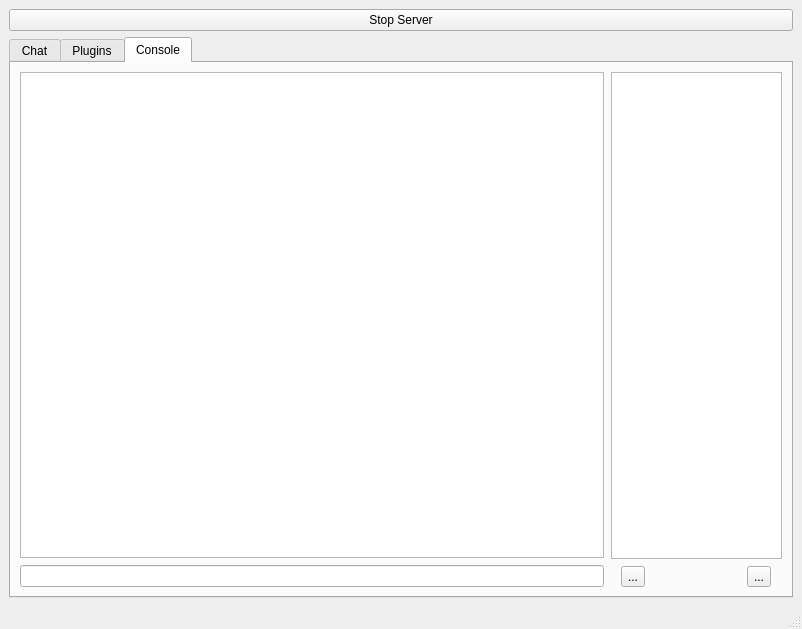
<?xml version="1.0" encoding="UTF-8"?>
<ui version="4.0">
 <class>MainWindow</class>
 <widget class="QMainWindow" name="MainWindow">
  <property name="geometry">
   <rect>
    <x>0</x>
    <y>0</y>
    <width>802</width>
    <height>629</height>
   </rect>
  </property>
  <property name="windowTitle">
   <string>MainWindow</string>
  </property>
  <widget class="QWidget" name="centralwidget">
   <layout class="QHBoxLayout" name="horizontalLayout">
    <item>
     <layout class="QGridLayout" name="gridLayout">
      <item row="1" column="0">
       <layout class="QVBoxLayout" name="verticalLayout_3">
        <item>
         <widget class="QTabWidget" name="tabWidgetChatConsole">
          <property name="enabled">
           <bool>true</bool>
          </property>
          <property name="layoutDirection">
           <enum>Qt::LeftToRight</enum>
          </property>
          <property name="autoFillBackground">
           <bool>false</bool>
          </property>
          <property name="tabPosition">
           <enum>QTabWidget::North</enum>
          </property>
          <property name="tabShape">
           <enum>QTabWidget::Rounded</enum>
          </property>
          <property name="currentIndex">
           <number>2</number>
          </property>
          <property name="tabsClosable">
           <bool>false</bool>
          </property>
          <widget class="QWidget" name="tabChat">
           <attribute name="icon">
            <iconset>
             <normaloff>../../../../../../../../Pictures/Chat.png</normaloff>../../../../../../../../Pictures/Chat.png</iconset>
           </attribute>
           <attribute name="title">
            <string>Chat</string>
           </attribute>
           <layout class="QHBoxLayout" name="horizontalLayout_2">
            <item>
             <widget class="QSplitter" name="splitter">
              <property name="orientation">
               <enum>Qt::Horizontal</enum>
              </property>
              <widget class="QWidget" name="">
               <layout class="QVBoxLayout" name="verticalLayout">
                <property name="spacing">
                 <number>7</number>
                </property>
                <item>
                 <widget class="QTreeWidget" name="treeWidgetChat">
                  <property name="focusPolicy">
                   <enum>Qt::NoFocus</enum>
                  </property>
                  <property name="showDropIndicator" stdset="0">
                   <bool>false</bool>
                  </property>
                  <property name="alternatingRowColors">
                   <bool>true</bool>
                  </property>
                  <property name="selectionMode">
                   <enum>QAbstractItemView::NoSelection</enum>
                  </property>
                  <property name="verticalScrollMode">
                   <enum>QAbstractItemView::ScrollPerPixel</enum>
                  </property>
                  <property name="indentation">
                   <number>10</number>
                  </property>
                  <property name="rootIsDecorated">
                   <bool>false</bool>
                  </property>
                  <property name="itemsExpandable">
                   <bool>false</bool>
                  </property>
                  <property name="animated">
                   <bool>true</bool>
                  </property>
                  <property name="wordWrap">
                   <bool>true</bool>
                  </property>
                  <attribute name="headerVisible">
                   <bool>false</bool>
                  </attribute>
                  <attribute name="headerVisible">
                   <bool>false</bool>
                  </attribute>
                  <column>
                   <property name="text">
                    <string>Player Chat</string>
                   </property>
                  </column>
                 </widget>
                </item>
                <item>
                 <widget class="QLineEdit" name="lineEditMessage"/>
                </item>
               </layout>
              </widget>
              <widget class="QTreeWidget" name="treeWidget">
               <property name="maximumSize">
                <size>
                 <width>191</width>
                 <height>16777215</height>
                </size>
               </property>
               <property name="baseSize">
                <size>
                 <width>0</width>
                 <height>0</height>
                </size>
               </property>
               <property name="focusPolicy">
                <enum>Qt::ClickFocus</enum>
               </property>
               <property name="verticalScrollMode">
                <enum>QAbstractItemView::ScrollPerPixel</enum>
               </property>
               <property name="indentation">
                <number>15</number>
               </property>
               <property name="sortingEnabled">
                <bool>false</bool>
               </property>
               <attribute name="headerVisible">
                <bool>false</bool>
               </attribute>
               <attribute name="headerVisible">
                <bool>false</bool>
               </attribute>
               <column>
                <property name="text">
                 <string notr="true">1</string>
                </property>
               </column>
              </widget>
             </widget>
            </item>
           </layout>
          </widget>
          <widget class="QWidget" name="tabPlugins">
           <attribute name="icon">
            <iconset>
             <normaloff>../../../../../../../../Pictures/plugins.png</normaloff>../../../../../../../../Pictures/plugins.png</iconset>
           </attribute>
           <attribute name="title">
            <string>Plugins</string>
           </attribute>
           <layout class="QHBoxLayout" name="horizontalLayout_3">
            <item>
             <widget class="QSplitter" name="splitter_2">
              <property name="orientation">
               <enum>Qt::Horizontal</enum>
              </property>
              <widget class="QTextBrowser" name="textBrowserPlugin"/>
              <widget class="QTreeWidget" name="treeWidgetPluginList">
               <property name="maximumSize">
                <size>
                 <width>191</width>
                 <height>16777215</height>
                </size>
               </property>
               <property name="verticalScrollMode">
                <enum>QAbstractItemView::ScrollPerPixel</enum>
               </property>
               <property name="indentation">
                <number>5</number>
               </property>
               <property name="rootIsDecorated">
                <bool>false</bool>
               </property>
               <property name="sortingEnabled">
                <bool>true</bool>
               </property>
               <property name="headerHidden">
                <bool>true</bool>
               </property>
               <attribute name="headerVisible">
                <bool>false</bool>
               </attribute>
               <attribute name="headerDefaultSectionSize">
                <number>20</number>
               </attribute>
               <attribute name="headerMinimumSectionSize">
                <number>20</number>
               </attribute>
               <attribute name="headerDefaultSectionSize">
                <number>20</number>
               </attribute>
               <attribute name="headerVisible">
                <bool>false</bool>
               </attribute>
               <attribute name="headerMinimumSectionSize">
                <number>20</number>
               </attribute>
               <column>
                <property name="text">
                 <string>checked</string>
                </property>
               </column>
               <column>
                <property name="text">
                 <string>name</string>
                </property>
               </column>
              </widget>
             </widget>
            </item>
           </layout>
          </widget>
          <widget class="QWidget" name="tabConsole">
           <attribute name="icon">
            <iconset>
             <normaloff>../../../../../../../../Pictures/console.png</normaloff>../../../../../../../../Pictures/console.png</iconset>
           </attribute>
           <attribute name="title">
            <string>Console</string>
           </attribute>
           <layout class="QHBoxLayout" name="horizontalLayout_6">
            <item>
             <layout class="QHBoxLayout" name="horizontalLayout_5">
              <property name="spacing">
               <number>7</number>
              </property>
              <item>
               <layout class="QVBoxLayout" name="verticalLayout_2">
                <property name="spacing">
                 <number>7</number>
                </property>
                <item>
                 <widget class="QTreeWidget" name="treeWidgetConsole">
                  <property name="focusPolicy">
                   <enum>Qt::NoFocus</enum>
                  </property>
                  <property name="alternatingRowColors">
                   <bool>false</bool>
                  </property>
                  <property name="selectionMode">
                   <enum>QAbstractItemView::NoSelection</enum>
                  </property>
                  <property name="verticalScrollMode">
                   <enum>QAbstractItemView::ScrollPerPixel</enum>
                  </property>
                  <property name="indentation">
                   <number>10</number>
                  </property>
                  <property name="rootIsDecorated">
                   <bool>false</bool>
                  </property>
                  <property name="itemsExpandable">
                   <bool>false</bool>
                  </property>
                  <property name="wordWrap">
                   <bool>true</bool>
                  </property>
                  <attribute name="headerVisible">
                   <bool>false</bool>
                  </attribute>
                  <attribute name="headerVisible">
                   <bool>false</bool>
                  </attribute>
                  <column>
                   <property name="text">
                    <string>Console</string>
                   </property>
                  </column>
                 </widget>
                </item>
                <item>
                 <widget class="QLineEdit" name="lineEditConsole"/>
                </item>
               </layout>
              </item>
              <item>
               <layout class="QVBoxLayout" name="verticalLayout_4">
                <property name="spacing">
                 <number>7</number>
                </property>
                <item>
                 <widget class="QTreeWidget" name="treeWidgetConsoleList">
                  <property name="maximumSize">
                   <size>
                    <width>171</width>
                    <height>16777215</height>
                   </size>
                  </property>
                  <property name="frameShape">
                   <enum>QFrame::StyledPanel</enum>
                  </property>
                  <property name="frameShadow">
                   <enum>QFrame::Sunken</enum>
                  </property>
                  <property name="verticalScrollMode">
                   <enum>QAbstractItemView::ScrollPerPixel</enum>
                  </property>
                  <property name="rootIsDecorated">
                   <bool>false</bool>
                  </property>
                  <property name="itemsExpandable">
                   <bool>false</bool>
                  </property>
                  <property name="expandsOnDoubleClick">
                   <bool>false</bool>
                  </property>
                  <attribute name="headerVisible">
                   <bool>false</bool>
                  </attribute>
                  <attribute name="headerVisible">
                   <bool>false</bool>
                  </attribute>
                  <column>
                   <property name="text">
                    <string notr="true">1</string>
                   </property>
                  </column>
                 </widget>
                </item>
                <item>
                 <layout class="QHBoxLayout" name="horizontalLayout_4">
                  <property name="spacing">
                   <number>92</number>
                  </property>
                  <item>
                   <widget class="QToolButton" name="toolButtonAddConsole">
                    <property name="text">
                     <string>...</string>
                    </property>
                    <property name="icon">
                     <iconset>
                      <normaloff>../../../../Pictures/plus-icon.png</normaloff>../../../../Pictures/plus-icon.png</iconset>
                    </property>
                   </widget>
                  </item>
                  <item>
                   <widget class="QToolButton" name="toolButtonRemoveConsole">
                    <property name="text">
                     <string>...</string>
                    </property>
                    <property name="icon">
                     <iconset>
                      <normaloff>../../../../Pictures/delete-17.png</normaloff>../../../../Pictures/delete-17.png</iconset>
                    </property>
                   </widget>
                  </item>
                 </layout>
                </item>
               </layout>
              </item>
             </layout>
            </item>
           </layout>
          </widget>
         </widget>
        </item>
       </layout>
      </item>
      <item row="0" column="0">
       <widget class="QPushButton" name="pushButtonStopStart">
        <property name="text">
         <string>Stop Server</string>
        </property>
       </widget>
      </item>
     </layout>
    </item>
   </layout>
  </widget>
  <widget class="QMenuBar" name="menubar">
   <property name="geometry">
    <rect>
     <x>0</x>
     <y>0</y>
     <width>802</width>
     <height>22</height>
    </rect>
   </property>
  </widget>
  <widget class="QStatusBar" name="statusbar"/>
 </widget>
 <tabstops>
  <tabstop>pushButtonStopStart</tabstop>
  <tabstop>lineEditConsole</tabstop>
  <tabstop>treeWidgetConsole</tabstop>
 </tabstops>
 <resources/>
 <connections/>
</ui>
